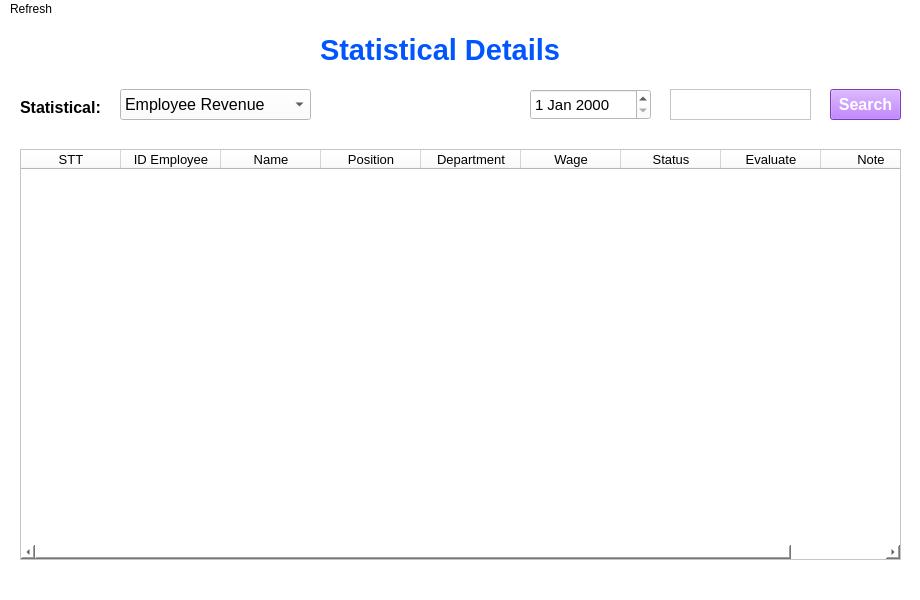
<?xml version="1.0" encoding="UTF-8"?>
<ui version="4.0">
 <class>MainWindow</class>
 <widget class="QMainWindow" name="MainWindow">
  <property name="geometry">
   <rect>
    <x>0</x>
    <y>0</y>
    <width>920</width>
    <height>600</height>
   </rect>
  </property>
  <property name="font">
   <font>
    <pointsize>10</pointsize>
   </font>
  </property>
  <property name="windowTitle">
   <string>MainWindow</string>
  </property>
  <property name="styleSheet">
   <string notr="true">background: rgb(255, 255, 255)</string>
  </property>
  <widget class="QWidget" name="centralwidget">
   <widget class="QPushButton" name="SearchButton">
    <property name="geometry">
     <rect>
      <x>830</x>
      <y>70</y>
      <width>71</width>
      <height>31</height>
     </rect>
    </property>
    <property name="font">
     <font>
      <pointsize>12</pointsize>
      <weight>75</weight>
      <bold>true</bold>
     </font>
    </property>
    <property name="styleSheet">
     <string notr="true">background: rgb(170, 85, 255);
color: rgb(255, 255, 255);</string>
    </property>
    <property name="text">
     <string>Search</string>
    </property>
   </widget>
   <widget class="QPlainTextEdit" name="SearchText">
    <property name="geometry">
     <rect>
      <x>670</x>
      <y>70</y>
      <width>141</width>
      <height>31</height>
     </rect>
    </property>
   </widget>
   <widget class="QLabel" name="label">
    <property name="geometry">
     <rect>
      <x>320</x>
      <y>10</y>
      <width>281</width>
      <height>41</height>
     </rect>
    </property>
    <property name="font">
     <font>
      <family>MS Shell Dlg 2</family>
      <pointsize>22</pointsize>
      <weight>75</weight>
      <bold>true</bold>
     </font>
    </property>
    <property name="styleSheet">
     <string notr="true">color: rgb(0, 85, 255);</string>
    </property>
    <property name="text">
     <string>Statistical Details</string>
    </property>
   </widget>
   <widget class="QComboBox" name="CB_ThongKe">
    <property name="geometry">
     <rect>
      <x>120</x>
      <y>70</y>
      <width>191</width>
      <height>31</height>
     </rect>
    </property>
    <property name="font">
     <font>
      <pointsize>12</pointsize>
      <weight>50</weight>
      <bold>false</bold>
     </font>
    </property>
    <item>
     <property name="text">
      <string>Employee Revenue</string>
     </property>
    </item>
    <item>
     <property name="text">
      <string>Selling Products</string>
     </property>
    </item>
    <item>
     <property name="text">
      <string>Company Revenue</string>
     </property>
    </item>
   </widget>
   <widget class="QLabel" name="label_2">
    <property name="geometry">
     <rect>
      <x>20</x>
      <y>80</y>
      <width>91</width>
      <height>16</height>
     </rect>
    </property>
    <property name="font">
     <font>
      <pointsize>12</pointsize>
      <weight>75</weight>
      <bold>true</bold>
     </font>
    </property>
    <property name="text">
     <string>Statistical:</string>
    </property>
   </widget>
   <widget class="QPushButton" name="BackButton">
    <property name="geometry">
     <rect>
      <x>30</x>
      <y>10</y>
      <width>41</width>
      <height>41</height>
     </rect>
    </property>
    <property name="font">
     <font>
      <pointsize>12</pointsize>
      <weight>75</weight>
      <bold>true</bold>
     </font>
    </property>
    <property name="styleSheet">
     <string notr="true">background: url(:/newPrefix/src/pngtree-vector-leftward-arrow-icon-png-image_991704.jpg);</string>
    </property>
    <property name="text">
     <string/>
    </property>
    <property name="flat">
     <bool>true</bool>
    </property>
   </widget>
   <widget class="QStackedWidget" name="stackedWidget">
    <property name="geometry">
     <rect>
      <x>10</x>
      <y>120</y>
      <width>911</width>
      <height>431</height>
     </rect>
    </property>
    <widget class="QWidget" name="DTNV">
     <widget class="QTableWidget" name="TB_DTNV">
      <property name="geometry">
       <rect>
        <x>10</x>
        <y>10</y>
        <width>881</width>
        <height>411</height>
       </rect>
      </property>
      <property name="font">
       <font>
        <pointsize>10</pointsize>
       </font>
      </property>
      <column>
       <property name="text">
        <string>STT</string>
       </property>
      </column>
      <column>
       <property name="text">
        <string>ID Employee</string>
       </property>
      </column>
      <column>
       <property name="text">
        <string>Name</string>
       </property>
      </column>
      <column>
       <property name="text">
        <string>Position</string>
       </property>
      </column>
      <column>
       <property name="text">
        <string>Department</string>
       </property>
      </column>
      <column>
       <property name="text">
        <string>Wage</string>
       </property>
      </column>
      <column>
       <property name="text">
        <string>Status</string>
       </property>
      </column>
      <column>
       <property name="text">
        <string>Evaluate</string>
       </property>
      </column>
      <column>
       <property name="text">
        <string>Note</string>
       </property>
      </column>
     </widget>
    </widget>
    <widget class="QWidget" name="SPBC">
     <widget class="QTableWidget" name="TB_SPBC">
      <property name="geometry">
       <rect>
        <x>10</x>
        <y>10</y>
        <width>881</width>
        <height>411</height>
       </rect>
      </property>
      <property name="font">
       <font>
        <pointsize>10</pointsize>
       </font>
      </property>
      <column>
       <property name="text">
        <string>STT</string>
       </property>
      </column>
      <column>
       <property name="text">
        <string>ID Sản Phẩm</string>
       </property>
      </column>
      <column>
       <property name="text">
        <string>Tên Sản Phẩm</string>
       </property>
      </column>
      <column>
       <property name="text">
        <string>Giá</string>
       </property>
      </column>
      <column>
       <property name="text">
        <string>Tồn Kho</string>
       </property>
      </column>
      <column>
       <property name="text">
        <string>Đã Bán</string>
       </property>
      </column>
      <column>
       <property name="text">
        <string>Tình Trạng</string>
       </property>
      </column>
      <column>
       <property name="text">
        <string>Đánh Giá</string>
       </property>
      </column>
      <column>
       <property name="text">
        <string>Ghi Chú</string>
       </property>
      </column>
     </widget>
    </widget>
    <widget class="QWidget" name="DTCT"/>
   </widget>
   <widget class="QDateEdit" name="dateEdit">
    <property name="geometry">
     <rect>
      <x>530</x>
      <y>70</y>
      <width>121</width>
      <height>31</height>
     </rect>
    </property>
    <property name="font">
     <font>
      <pointsize>11</pointsize>
      <weight>50</weight>
      <bold>false</bold>
     </font>
    </property>
   </widget>
  </widget>
  <widget class="QMenuBar" name="menubar">
   <property name="geometry">
    <rect>
     <x>0</x>
     <y>0</y>
     <width>920</width>
     <height>21</height>
    </rect>
   </property>
   <widget class="QMenu" name="menuRefresh">
    <property name="title">
     <string>Refresh</string>
    </property>
   </widget>
   <addaction name="menuRefresh"/>
  </widget>
  <widget class="QStatusBar" name="statusbar"/>
 </widget>
 <resources>
  <include location="src.qrc"/>
 </resources>
 <connections/>
</ui>
